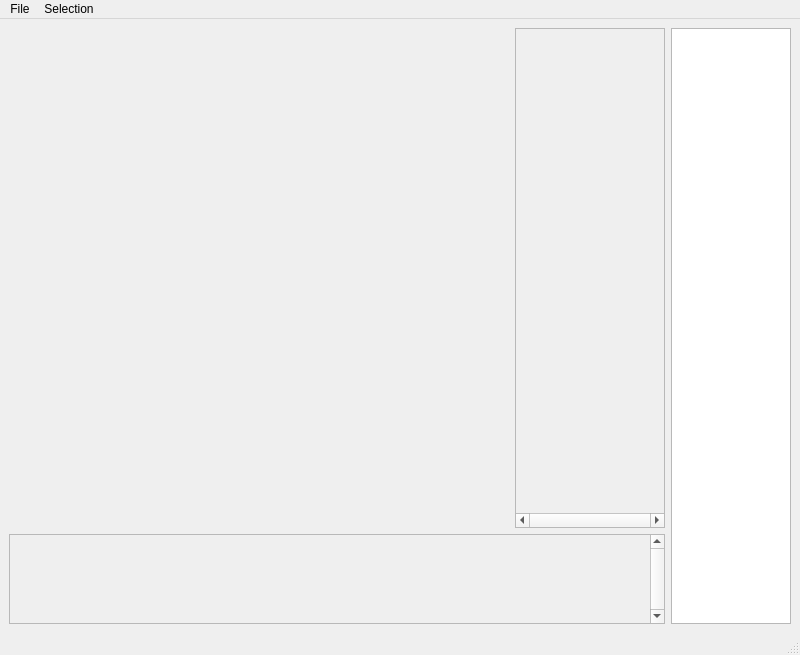
<?xml version="1.0" encoding="UTF-8"?>
<ui version="4.0">
 <class>compreheNGSive_sv</class>
 <widget class="QMainWindow" name="compreheNGSive_sv">
  <property name="geometry">
   <rect>
    <x>0</x>
    <y>0</y>
    <width>800</width>
    <height>655</height>
   </rect>
  </property>
  <property name="windowTitle">
   <string>compreheNGSive (Single Variant)</string>
  </property>
  <widget class="QWidget" name="centralwidget">
   <layout class="QGridLayout" name="gridLayout">
    <item row="0" column="0">
     <widget class="QWidget" name="scatterWidget" native="true">
      <property name="sizePolicy">
       <sizepolicy hsizetype="Fixed" vsizetype="Fixed">
        <horstretch>0</horstretch>
        <verstretch>0</verstretch>
       </sizepolicy>
      </property>
      <property name="minimumSize">
       <size>
        <width>500</width>
        <height>500</height>
       </size>
      </property>
      <property name="maximumSize">
       <size>
        <width>500</width>
        <height>500</height>
       </size>
      </property>
     </widget>
    </item>
    <item row="0" column="1">
     <widget class="QScrollArea" name="pcScrollArea">
      <property name="sizePolicy">
       <sizepolicy hsizetype="Expanding" vsizetype="Fixed">
        <horstretch>0</horstretch>
        <verstretch>0</verstretch>
       </sizepolicy>
      </property>
      <property name="minimumSize">
       <size>
        <width>0</width>
        <height>500</height>
       </size>
      </property>
      <property name="maximumSize">
       <size>
        <width>16777215</width>
        <height>500</height>
       </size>
      </property>
      <property name="verticalScrollBarPolicy">
       <enum>Qt::ScrollBarAlwaysOff</enum>
      </property>
      <property name="horizontalScrollBarPolicy">
       <enum>Qt::ScrollBarAlwaysOn</enum>
      </property>
      <property name="widgetResizable">
       <bool>true</bool>
      </property>
      <widget class="QWidget" name="scrollAreaWidgetContents">
       <property name="geometry">
        <rect>
         <x>0</x>
         <y>0</y>
         <width>134</width>
         <height>483</height>
        </rect>
       </property>
      </widget>
     </widget>
    </item>
    <item row="0" column="2" rowspan="2">
     <widget class="QListWidget" name="rsListWidget">
      <property name="sizePolicy">
       <sizepolicy hsizetype="Fixed" vsizetype="Expanding">
        <horstretch>0</horstretch>
        <verstretch>0</verstretch>
       </sizepolicy>
      </property>
      <property name="minimumSize">
       <size>
        <width>60</width>
        <height>0</height>
       </size>
      </property>
      <property name="maximumSize">
       <size>
        <width>120</width>
        <height>16777215</height>
       </size>
      </property>
     </widget>
    </item>
    <item row="1" column="0" colspan="2">
     <widget class="QScrollArea" name="gbScrollArea">
      <property name="verticalScrollBarPolicy">
       <enum>Qt::ScrollBarAlwaysOn</enum>
      </property>
      <property name="horizontalScrollBarPolicy">
       <enum>Qt::ScrollBarAlwaysOff</enum>
      </property>
      <property name="widgetResizable">
       <bool>true</bool>
      </property>
      <widget class="QWidget" name="scrollAreaWidgetContents_3">
       <property name="geometry">
        <rect>
         <x>0</x>
         <y>0</y>
         <width>629</width>
         <height>76</height>
        </rect>
       </property>
      </widget>
     </widget>
    </item>
   </layout>
  </widget>
  <widget class="QMenuBar" name="menubar">
   <property name="geometry">
    <rect>
     <x>0</x>
     <y>0</y>
     <width>800</width>
     <height>22</height>
    </rect>
   </property>
   <widget class="QMenu" name="menuFile">
    <property name="title">
     <string>File</string>
    </property>
    <addaction name="actionBack_To_Setup"/>
    <addaction name="separator"/>
    <addaction name="actionExport"/>
    <addaction name="separator"/>
    <addaction name="actionQuit"/>
   </widget>
   <widget class="QMenu" name="menuSelection">
    <property name="title">
     <string>Selection</string>
    </property>
    <addaction name="actionUndo"/>
    <addaction name="actionRedo"/>
    <addaction name="separator"/>
    <addaction name="actionNew"/>
    <addaction name="actionDuplicate"/>
    <addaction name="actionDelete"/>
    <addaction name="separator"/>
    <addaction name="actionUnion"/>
    <addaction name="actionIntersection"/>
    <addaction name="actionDifference"/>
    <addaction name="actionComplement"/>
   </widget>
   <addaction name="menuFile"/>
   <addaction name="menuSelection"/>
  </widget>
  <widget class="QStatusBar" name="statusbar"/>
  <action name="actionBack_To_Setup">
   <property name="text">
    <string>Back To Setup...</string>
   </property>
  </action>
  <action name="actionExport">
   <property name="text">
    <string>Export Current Selection...</string>
   </property>
  </action>
  <action name="actionQuit">
   <property name="text">
    <string>Quit</string>
   </property>
   <property name="shortcut">
    <string>Ctrl+Q</string>
   </property>
  </action>
  <action name="actionUndo">
   <property name="text">
    <string>Undo</string>
   </property>
   <property name="shortcut">
    <string>Ctrl+Z</string>
   </property>
  </action>
  <action name="actionRedo">
   <property name="text">
    <string>Redo</string>
   </property>
   <property name="shortcut">
    <string>Ctrl+Shift+Z</string>
   </property>
  </action>
  <action name="actionNew">
   <property name="text">
    <string>New</string>
   </property>
   <property name="shortcut">
    <string>Ctrl+N</string>
   </property>
  </action>
  <action name="actionDuplicate">
   <property name="text">
    <string>Duplicate</string>
   </property>
   <property name="shortcut">
    <string>Ctrl+D</string>
   </property>
  </action>
  <action name="actionDelete">
   <property name="text">
    <string>Delete</string>
   </property>
   <property name="shortcut">
    <string>Backspace</string>
   </property>
  </action>
  <action name="actionUnion">
   <property name="checkable">
    <bool>true</bool>
   </property>
   <property name="text">
    <string>Union</string>
   </property>
   <property name="shortcut">
    <string>Ctrl+U</string>
   </property>
  </action>
  <action name="actionIntersection">
   <property name="checkable">
    <bool>true</bool>
   </property>
   <property name="text">
    <string>Intersection</string>
   </property>
   <property name="shortcut">
    <string>Ctrl+I</string>
   </property>
  </action>
  <action name="actionComplement">
   <property name="checkable">
    <bool>true</bool>
   </property>
   <property name="text">
    <string>Complement</string>
   </property>
   <property name="shortcut">
    <string>Ctrl+C</string>
   </property>
  </action>
  <action name="actionDifference">
   <property name="text">
    <string>Difference</string>
   </property>
   <property name="shortcut">
    <string>Ctrl+Shift+D</string>
   </property>
  </action>
 </widget>
 <resources/>
 <connections/>
</ui>
